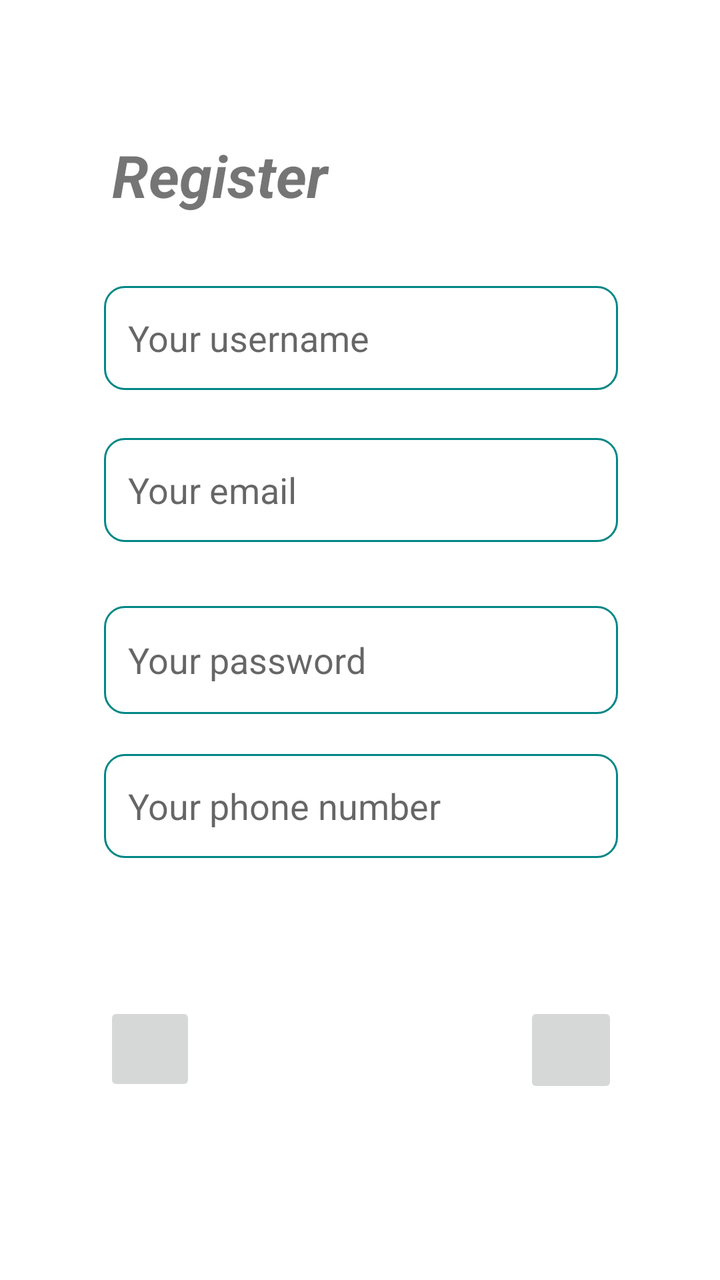
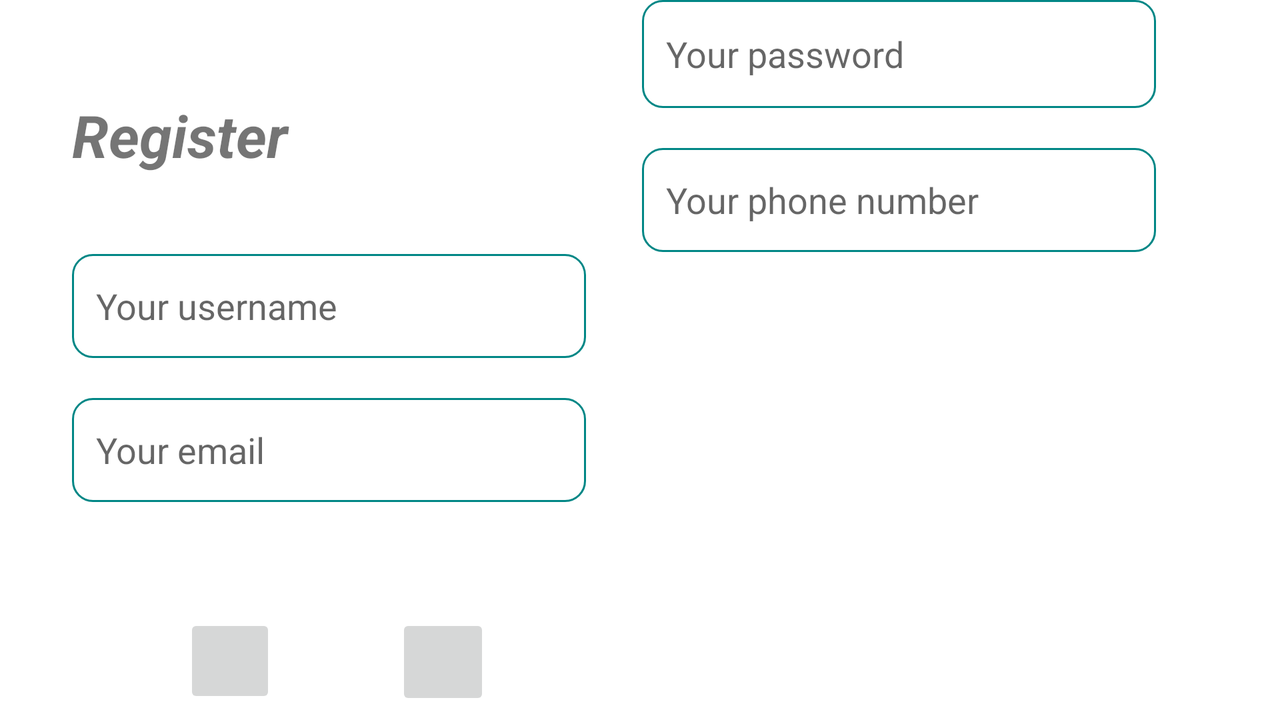

Two renders of one Android screen. The first uses the default layout on a phone; the second uses the alternative layout the repository ships for a different screen configuration, on a matching device. The two XML files are below.
<!-- AndroidManifest.xml: application theme Theme.ProjetoPAM -->
<!-- res/layout/activity_register.xml -->
<?xml version="1.0" encoding="utf-8"?>
<androidx.constraintlayout.widget.ConstraintLayout xmlns:android="http://schemas.android.com/apk/res/android"
    xmlns:app="http://schemas.android.com/apk/res-auto"
    xmlns:tools="http://schemas.android.com/tools"
    android:layout_width="match_parent"
    android:layout_height="match_parent"
    tools:context=".RegisterActivity">


    <EditText
        android:id="@+id/editName"
        android:layout_width="257dp"
        android:layout_height="52dp"
        android:layout_marginStart="52dp"
        android:layout_marginTop="36dp"
        android:background="@drawable/custom_input"
        android:drawablePadding="12dp"
        android:ems="10"
        android:hint="@string/insertUsername"
        android:inputType="textPersonName"
        android:paddingStart="12dp"
        android:paddingEnd="12dp"
        app:layout_constraintStart_toStartOf="parent"
        app:layout_constraintTop_toBottomOf="@+id/textView" />

    <EditText
        android:id="@+id/editRegisterEmail"
        android:layout_width="257dp"
        android:layout_height="52dp"
        android:layout_marginStart="52dp"
        android:layout_marginTop="24dp"
        android:background="@drawable/custom_input"
        android:drawablePadding="12dp"
        android:ems="10"
        android:hint="@string/insertEmail"
        android:inputType="textPersonName"
        android:paddingStart="12dp"
        android:paddingEnd="12dp"
        app:layout_constraintStart_toStartOf="parent"
        app:layout_constraintTop_toBottomOf="@+id/editName" />

    <EditText
        android:id="@+id/editPass"
        android:layout_width="257dp"
        android:layout_height="54dp"
        android:layout_marginStart="52dp"
        android:layout_marginTop="32dp"
        android:background="@drawable/custom_input"
        android:drawablePadding="12dp"
        android:ems="10"
        android:hint="@string/insertPassword"
        android:inputType="textPassword"
        android:paddingStart="12dp"
        android:paddingEnd="12dp"
        app:layout_constraintStart_toStartOf="parent"
        app:layout_constraintTop_toBottomOf="@+id/editRegisterEmail" />

    <EditText
        android:id="@+id/editTelemovel"
        android:layout_width="257dp"
        android:layout_height="52dp"
        android:layout_marginStart="52dp"
        android:layout_marginTop="20dp"
        android:background="@drawable/custom_input"
        android:drawablePadding="12dp"
        android:ems="10"
        android:hint="@string/insertPhoneNumber"
        android:inputType="textPersonName"
        android:paddingStart="12dp"
        android:paddingEnd="12dp"
        app:layout_constraintStart_toStartOf="parent"
        app:layout_constraintTop_toBottomOf="@+id/editPass" />

    <TextView
        android:id="@+id/textView"
        android:layout_width="190dp"
        android:layout_height="39dp"
        android:layout_marginStart="56dp"
        android:layout_marginTop="68dp"
        android:text="@string/registerTitle"
        android:textStyle="bold|italic"
        app:autoSizeTextType="uniform"
        app:layout_constraintStart_toStartOf="parent"
        app:layout_constraintTop_toTopOf="parent" />

    <ImageButton
        android:id="@+id/btnAdd"
        android:layout_width="47dp"
        android:layout_height="48dp"
        android:layout_marginStart="164dp"
        android:layout_marginTop="72dp"
        app:layout_constraintStart_toEndOf="@+id/btnBack"
        app:layout_constraintTop_toBottomOf="@+id/editTelemovel"
        app:srcCompat="@drawable/ic_add" />

    <ImageButton
        android:id="@+id/btnBack"
        android:layout_width="46dp"
        android:layout_height="47dp"
        android:layout_marginStart="52dp"
        android:layout_marginTop="72dp"
        app:layout_constraintStart_toStartOf="parent"
        app:layout_constraintTop_toBottomOf="@+id/editTelemovel"
        app:srcCompat="@drawable/ic_arrow_back" />

</androidx.constraintlayout.widget.ConstraintLayout>
<!-- resources referenced by this layout -->
<resources>
  <!-- drawable custom_input (drawable) -->
  <?xml version="1.0" encoding="utf-8"?>
  <selector xmlns:android="http://schemas.android.com/apk/res/android">
          <item android:state_enabled="true" android:state_focused="true">
                  <shape android:shape="rectangle">
                          <solid android:color="@color/white"/>
                          <corners android:radius="10dp"/>
                          <stroke android:color="@color/purple_200" android:width="1dp"/>
                  </shape>
          </item>
  
          <item android:state_enabled="true">
                  <shape android:shape="rectangle">
                          <solid android:color="@color/white"/>
                          <corners android:radius="10dp"/>
                          <stroke android:color="@color/teal_700" android:width="1dp"/>
                  </shape>
          </item>
  </selector>
  <string name="insertEmail">Your email</string>
  <string name="insertPassword">Your password</string>
  <string name="insertPhoneNumber">Your phone number</string>
  <string name="insertUsername">Your username</string>
  <string name="registerTitle">Register</string>
  <style name="Theme.ProjetoPAM" parent="Theme.MaterialComponents.DayNight.DarkActionBar">
          
          <item name="colorPrimary">@color/purple_500</item>
          <item name="colorPrimaryVariant">@color/purple_700</item>
          <item name="colorOnPrimary">@color/white</item>
          
          <item name="colorSecondary">@color/teal_200</item>
          <item name="colorSecondaryVariant">@color/teal_700</item>
          <item name="colorOnSecondary">@color/black</item>
          
          <item name="android:statusBarColor">?attr/colorPrimaryVariant</item>
          
      </style>
  <color name="white">#FFFFFFFF</color>
  <color name="purple_200">#eca151</color>
  <color name="teal_700">#FF018786</color>
  <color name="purple_500">#eca151</color>
  <color name="purple_700">#eca151</color>
  <color name="teal_200">#FF03DAC5</color>
  <color name="black">#FF000000</color>
</resources>
<!-- res/layout-land/activity_register.xml (the repository's variant of the layout above) -->
<!-- drawn on the phone turned sideways -->
<?xml version="1.0" encoding="utf-8"?>
<androidx.constraintlayout.widget.ConstraintLayout xmlns:android="http://schemas.android.com/apk/res/android"
    xmlns:app="http://schemas.android.com/apk/res-auto"
    xmlns:tools="http://schemas.android.com/tools"
    android:layout_width="match_parent"
    android:layout_height="match_parent"
    tools:context=".RegisterActivity">


    <TextView
        android:id="@+id/textView"
        android:layout_width="190dp"
        android:layout_height="39dp"
        android:layout_marginStart="36dp"
        android:layout_marginTop="48dp"
        android:text="@string/registerTitle"
        android:textStyle="bold|italic"
        app:autoSizeTextType="uniform"
        app:layout_constraintStart_toStartOf="parent"
        app:layout_constraintTop_toTopOf="parent" />

    <EditText
        android:id="@+id/editTelemovel"
        android:layout_width="257dp"
        android:layout_height="52dp"
        android:layout_marginStart="28dp"
        android:layout_marginTop="20dp"
        android:background="@drawable/custom_input"
        android:drawablePadding="12dp"
        android:ems="10"
        android:hint="@string/insertPhoneNumber"
        android:inputType="textPersonName"
        android:paddingStart="12dp"
        android:paddingEnd="12dp"
        app:layout_constraintStart_toEndOf="@+id/editRegisterEmail"
        app:layout_constraintTop_toBottomOf="@+id/editPass" />

    <EditText
        android:id="@+id/editName"
        android:layout_width="257dp"
        android:layout_height="52dp"
        android:layout_marginStart="36dp"
        android:layout_marginTop="40dp"
        android:background="@drawable/custom_input"
        android:drawablePadding="12dp"
        android:ems="10"
        android:hint="@string/insertUsername"
        android:inputType="textPersonName"
        android:paddingStart="12dp"
        android:paddingEnd="12dp"
        app:layout_constraintStart_toStartOf="parent"
        app:layout_constraintTop_toBottomOf="@+id/textView" />

    <EditText
        android:id="@+id/editRegisterEmail"
        android:layout_width="257dp"
        android:layout_height="52dp"
        android:layout_marginStart="36dp"
        android:layout_marginTop="20dp"
        android:background="@drawable/custom_input"
        android:drawablePadding="12dp"
        android:ems="10"
        android:hint="@string/insertEmail"
        android:inputType="textPersonName"
        android:paddingStart="12dp"
        android:paddingEnd="12dp"
        app:layout_constraintStart_toStartOf="parent"
        app:layout_constraintTop_toBottomOf="@+id/editName" />

    <EditText
        android:id="@+id/editPass"
        android:layout_width="257dp"
        android:layout_height="54dp"
        android:layout_marginStart="28dp"
        android:background="@drawable/custom_input"
        android:drawablePadding="12dp"
        android:ems="10"
        android:hint="@string/insertPassword"
        android:inputType="textPassword"
        android:paddingStart="12dp"
        android:paddingEnd="12dp"
        app:layout_constraintStart_toEndOf="@+id/editName"
        tools:layout_editor_absoluteY="125dp" />

    <ImageButton
        android:id="@+id/btnBack"
        android:layout_width="46dp"
        android:layout_height="47dp"
        android:layout_marginStart="92dp"
        android:layout_marginTop="56dp"
        app:layout_constraintStart_toStartOf="parent"
        app:layout_constraintTop_toBottomOf="@+id/editRegisterEmail"
        app:srcCompat="@drawable/ic_arrow_back" />

    <ImageButton
        android:id="@+id/btnAdd"
        android:layout_width="47dp"
        android:layout_height="48dp"
        android:layout_marginStart="60dp"
        android:layout_marginTop="56dp"
        app:layout_constraintStart_toEndOf="@+id/btnBack"
        app:layout_constraintTop_toBottomOf="@+id/editRegisterEmail"
        app:srcCompat="@drawable/ic_add" />

</androidx.constraintlayout.widget.ConstraintLayout>
